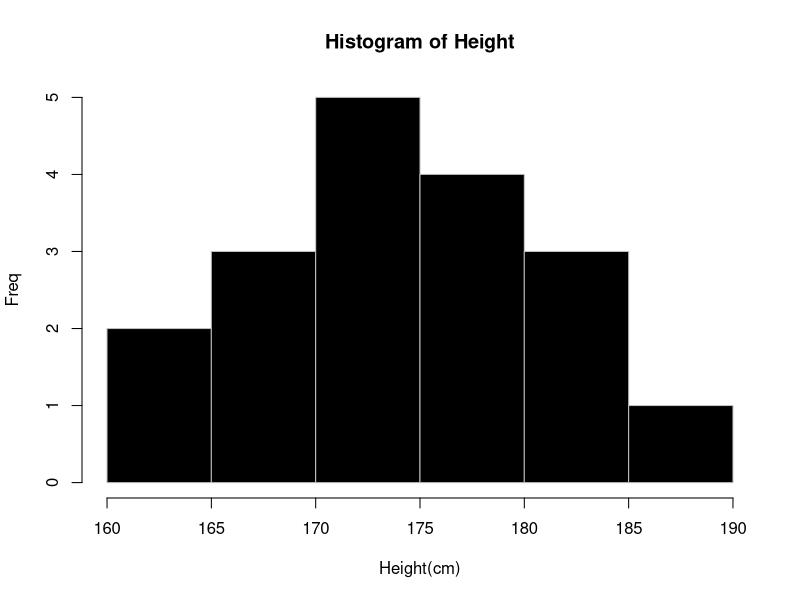

Recreate this plot in R.
height <- c(160, 165, 170, 175, 180, 185)
freq <- c(2, 3, 5, 4, 3, 1)

midpoints <- height + 2.5
data <- rep(midpoints, freq)

hist(data, main = "Histogram of Height", xlab = "Height(cm)", ylab = "Freq", col = "black", border = "grey")
